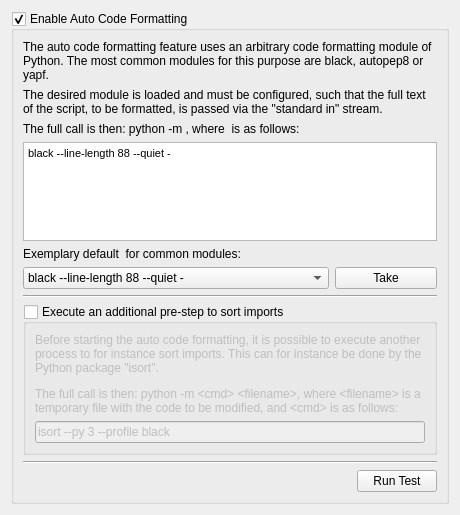
<?xml version="1.0" encoding="UTF-8"?>
<ui version="4.0">
 <class>WidgetPropEditorAutoCodeFormat</class>
 <widget class="QWidget" name="WidgetPropEditorAutoCodeFormat">
  <property name="geometry">
   <rect>
    <x>0</x>
    <y>0</y>
    <width>460</width>
    <height>515</height>
   </rect>
  </property>
  <property name="windowTitle">
   <string>Form</string>
  </property>
  <layout class="QVBoxLayout" name="verticalLayout">
   <item>
    <widget class="QGroupBox" name="groupAutoCodeFormat">
     <property name="title">
      <string>Enable Auto Code Formatting</string>
     </property>
     <property name="checkable">
      <bool>true</bool>
     </property>
     <layout class="QVBoxLayout" name="verticalLayout_2">
      <item>
       <widget class="QLabel" name="label">
        <property name="text">
         <string>The auto code formatting feature uses an arbitrary code formatting module of Python. The most common modules for this purpose are black, autopep8 or yapf. </string>
        </property>
        <property name="wordWrap">
         <bool>true</bool>
        </property>
       </widget>
      </item>
      <item>
       <widget class="QLabel" name="label_3">
        <property name="text">
         <string>The desired module is loaded and must be configured, such that the full text of the script, to be formatted, is passed via the &quot;standard in&quot; stream.</string>
        </property>
        <property name="wordWrap">
         <bool>true</bool>
        </property>
       </widget>
      </item>
      <item>
       <widget class="QLabel" name="label_2">
        <property name="text">
         <string>The full call is then: python -m &lt;cmd&gt;, where &lt;cmd&gt; is as follows:</string>
        </property>
       </widget>
      </item>
      <item>
       <widget class="QTextEdit" name="txtCmd">
        <property name="html">
         <string>&lt;!DOCTYPE HTML PUBLIC &quot;-//W3C//DTD HTML 4.0//EN&quot; &quot;http://www.w3.org/TR/REC-html40/strict.dtd&quot;&gt;
&lt;html&gt;&lt;head&gt;&lt;meta name=&quot;qrichtext&quot; content=&quot;1&quot; /&gt;&lt;meta charset=&quot;utf-8&quot; /&gt;&lt;style type=&quot;text/css&quot;&gt;
p, li { white-space: pre-wrap; }
hr { height: 1px; border-width: 0; }
li.unchecked::marker { content: &quot;\2610&quot;; }
li.checked::marker { content: &quot;\2612&quot;; }
&lt;/style&gt;&lt;/head&gt;&lt;body style=&quot; font-family:'Segoe UI'; font-size:9pt; font-weight:400; font-style:normal;&quot;&gt;
&lt;p style=&quot; margin-top:0px; margin-bottom:0px; margin-left:0px; margin-right:0px; -qt-block-indent:0; text-indent:0px;&quot;&gt;&lt;span style=&quot; font-family:'MS Shell Dlg 2'; font-size:8pt;&quot;&gt;black --line-length 88 --quiet -&lt;/span&gt;&lt;/p&gt;&lt;/body&gt;&lt;/html&gt;</string>
        </property>
        <property name="acceptRichText">
         <bool>false</bool>
        </property>
       </widget>
      </item>
      <item>
       <widget class="QLabel" name="label_4">
        <property name="text">
         <string>Exemplary default &lt;cmd&gt; for common modules:</string>
        </property>
       </widget>
      </item>
      <item>
       <layout class="QHBoxLayout" name="horizontalLayout_2" stretch="3,1">
        <item>
         <widget class="QComboBox" name="comboDefault">
          <item>
           <property name="text">
            <string>black --line-length 88 --quiet -</string>
           </property>
          </item>
          <item>
           <property name="text">
            <string>yapf</string>
           </property>
          </item>
          <item>
           <property name="text">
            <string>autopep8 --max-line-length 88 -</string>
           </property>
          </item>
         </widget>
        </item>
        <item>
         <widget class="QPushButton" name="btnTake">
          <property name="text">
           <string>Take</string>
          </property>
         </widget>
        </item>
       </layout>
      </item>
      <item>
       <widget class="Line" name="line_2">
        <property name="orientation">
         <enum>Qt::Horizontal</enum>
        </property>
       </widget>
      </item>
      <item>
       <widget class="QGroupBox" name="groupImportsSorting">
        <property name="enabled">
         <bool>true</bool>
        </property>
        <property name="minimumSize">
         <size>
          <width>0</width>
          <height>0</height>
         </size>
        </property>
        <property name="title">
         <string>Execute an additional pre-step to sort imports</string>
        </property>
        <property name="checkable">
         <bool>true</bool>
        </property>
        <property name="checked">
         <bool>false</bool>
        </property>
        <layout class="QVBoxLayout" name="verticalLayout_3">
         <item>
          <widget class="QLabel" name="label_5">
           <property name="text">
            <string>&lt;html&gt;&lt;head/&gt;&lt;body&gt;&lt;p&gt;Before starting the auto code formatting, it is possible to execute another process to for instance sort imports. This can for instance be done by the Python package &amp;quot;isort&amp;quot;.&lt;/p&gt;&lt;p&gt;The full call is then: python -m &amp;lt;cmd&amp;gt; &amp;lt;filename&amp;gt;, where &amp;lt;filename&amp;gt; is a temporary file with the code to be modified, and &amp;lt;cmd&amp;gt; is as follows:&lt;/p&gt;&lt;/body&gt;&lt;/html&gt;</string>
           </property>
           <property name="wordWrap">
            <bool>true</bool>
           </property>
          </widget>
         </item>
         <item>
          <widget class="QLineEdit" name="txtPreCmd">
           <property name="text">
            <string>isort --py 3 --profile black</string>
           </property>
          </widget>
         </item>
        </layout>
       </widget>
      </item>
      <item>
       <widget class="Line" name="line_3">
        <property name="orientation">
         <enum>Qt::Horizontal</enum>
        </property>
       </widget>
      </item>
      <item>
       <layout class="QHBoxLayout" name="horizontalLayout">
        <item>
         <spacer name="horizontalSpacer">
          <property name="orientation">
           <enum>Qt::Horizontal</enum>
          </property>
          <property name="sizeHint" stdset="0">
           <size>
            <width>40</width>
            <height>20</height>
           </size>
          </property>
         </spacer>
        </item>
        <item>
         <widget class="QPushButton" name="btnTest">
          <property name="text">
           <string>Run Test</string>
          </property>
         </widget>
        </item>
       </layout>
      </item>
     </layout>
    </widget>
   </item>
  </layout>
 </widget>
 <resources/>
 <connections/>
</ui>
